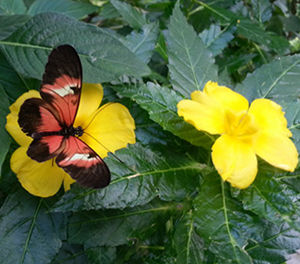
//> input picture image/color_space.jpg, 300 x 264 px
$ ./연습문제17   (built with g++ and OpenCV 4)
//> lines starting //> are read from the running program, lines starting //| are printed output that depends on the picture
#include <opencv2/opencv.hpp>
using namespace cv;
using namespace std;

#include <opencv2/imgproc/types_c.h>

// 전역 변수
bool drawing = false;
int ix, iy, cx, cy;
Mat img;
string title1 = "problem 17";
string title2 = "ROI";

// 마우스 이벤트 콜백 함수
void draw_rectangle(int event, int x, int y, int flags, void* param) {
   switch (event)
   {
   case EVENT_LBUTTONDOWN:
       drawing = true;
       ix = x;
       iy = y;
       break;

   case EVENT_MOUSEMOVE:
       if (drawing) {
           Mat img_copy;
           img.copyTo(img_copy);
           rectangle(img_copy, Point(ix, iy), Point(x, y), Scalar(0, 255, 0), 2);
           imshow(title1, img_copy);
       }
       break;

   case EVENT_LBUTTONUP:
       drawing = false;
       cx = x;
       cy = y;
       Mat img_copy;
       img.copyTo(img_copy);
       rectangle(img_copy, Point(ix, iy), Point(cx, cy), Scalar(0, 255, 0), 2);

       // 선택된 영역 반전
       Mat roi(img_copy, Rect(ix, iy, cx - ix, cy - iy));
	   imshow(title2, roi);
       bitwise_not(roi, roi);

       imshow(title1, img_copy);
       break;
   }
}

// 히스토그램 계산 함수
void  calc_Histo(const Mat& image, Mat& hist, int bins, int range_max = 256)
{
  int      histSize[] = { bins };         // 히스토그램 계급개수
  float   range[] = { 0, (float)range_max };      // 히스토그램 범위
  int      channels[] = { 0 };            // 채널 목록
  int      dims = image.channels();;
  const float* ranges[] = { range };

  calcHist(&image, 1, channels, Mat(), hist, 1, histSize, ranges);
}

// hue 채널에 대한 색상 팔레트 행렬 생성
Mat  make_palatte(int rows)
{
  Mat hsv(rows, 1, CV_8UC3);
  for (int i = 0; i < rows; i++)
  {
     uchar hue = saturate_cast<uchar>((float)i / rows * 180);
     hsv.at<Vec3b>(i) = Vec3b(hue, 255, 255);
  }
  cvtColor(hsv, hsv, CV_HSV2BGR);
  return hsv;
}

// 색상으로 히스토그램 그리기
void draw_histo_hue(Mat hist, Mat& hist_img, Size size = Size(256, 200))
{
  Mat hsv_palatte = make_palatte(hist.rows);

  hist_img = Mat(size, CV_8UC3, Scalar(255, 255, 255));
  float  bin = (float)hist_img.cols / hist.rows;
  normalize(hist, hist, 0, hist_img.rows, NORM_MINMAX);

  for (int i = 0; i < hist.rows; i++)
  {
     float start_x = (i * bin);
     float  end_x = (i + 1) * bin;
     Point2f pt1(start_x, 0);
     Point2f pt2(end_x, hist.at <float>(i));


     Scalar color = hsv_palatte.at<Vec3b>(i);            // 색상팔레트 색지정
     if (pt2.y > 0) rectangle(hist_img, pt1, pt2, color, -1);   // 팔레트 색 그리기
  }
  flip(hist_img, hist_img, 0);
}

int main() {
   // 이미지 파일 읽기
   img = imread("../../image/color_space.jpg", 1);
//> img is the input picture: 264 rows x 300 cols, CV_8UC3; mean B, G, R 61.1, 106, 89.1
   CV_Assert(!img.empty());

   // 윈도우 생성 및 마우스 이벤트 콜백 함수 설정
   namedWindow(title1);
   setMouseCallback(title1, draw_rectangle);

   Mat HSV_img, HSV_arr[3];
  cvtColor(img, HSV_img, CV_BGR2HSV);
//> HSV_img: 264 rows x 300 cols, CV_8UC3; mean H, S, V 57.8, 134.6, 113.2
  split(HSV_img, HSV_arr);
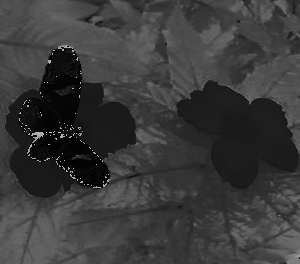
//> HSV_arr[0]: 264 rows x 300 cols, CV_8UC1; min 0, max 179, mean 57.8
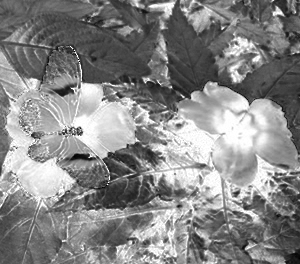
//> HSV_arr[1]: 264 rows x 300 cols, CV_8UC1; min 0, max 255, mean 134.6
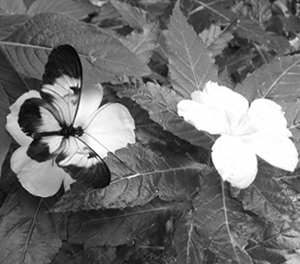
//> HSV_arr[2]: 264 rows x 300 cols, CV_8UC1; min 0, max 255, mean 113.2

  Mat hue_hist, hue_hist_img;
  calc_Histo(HSV_arr[0], hue_hist, 18, 180);// Hue 채널 히스토그램 계산
//> in calc_Histo, `calcHist(&image, 1, channels, Mat(), hist, 1, histSize, ranges);`: hist = 18 values, max 12590 at index 5, min 15 at index 13, mean 4400
//> hue_hist has the same summary as hist in calc_Histo
  draw_histo_hue(hue_hist, hue_hist_img, Size(360, 200)); // 히스토그램 그래프
//> in draw_histo_hue, `hist_img = Mat(size, CV_8UC3, Scalar(255, 255, 255));`: hist_img: 200 rows x 360 cols, CV_8UC3; every value is 255
//> in draw_histo_hue, `normalize(hist, hist, 0, hist_img.rows, NORM_MINMAX);`: hist = 18 values, max 200 at index 5, min 0 at index 13, mean 69.74
//> the loop in draw_histo_hue, `for (int i = 0; i < hist.rows; i++)` made 18 passes
//> pt2 on passes 1 to 12: Point(20, 59.98), Point(40, 29.68), Point(60, 191.1), Point(80, 42.32), Point(100, 88.35), Point(120, 200), Point(140, 180.3), Point(160, 197), Point(180, 163.8), Point(200, 83.29), Point(220, 12.42), Point(240, 0.557)
//> after the loop in draw_histo_hue, `for (int i = 0; i < hist.rows; i++)`:
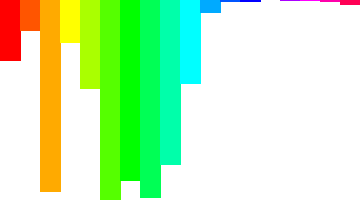
//> hist_img: 200 rows x 360 cols, CV_8UC3; mean B, G, R 184.1, 243.2, 197
//> in draw_histo_hue, `flip(hist_img, hist_img, 0);`:
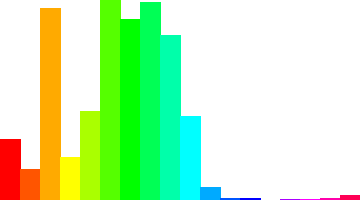
//> hist_img: 200 rows x 360 cols, CV_8UC3; mean B, G, R 184.1, 243.2, 197
//> hue_hist has the same summary as hist in draw_histo_hue

   imshow(title1, img);
   imshow("Histogram", hue_hist_img);

   waitKey();
   return 0;
}

$ run again, with image/affine_test.jpg copied over image/color_space.jpg
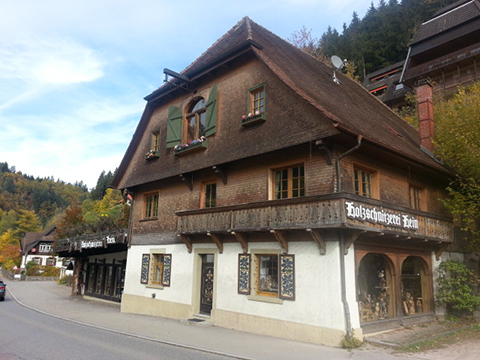
//> input picture image/affine_test.jpg, 480 x 360 px
//> img is the input picture: 360 rows x 480 cols, CV_8UC3; mean B, G, R 121.7, 127.7, 130.5
//> HSV_img: 360 rows x 480 cols, CV_8UC3; mean H, S, V 47.4, 63.1, 139.9
//> `split(HSV_img, HSV_arr);`:
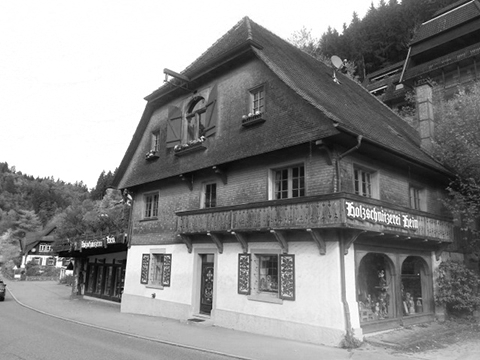
//> HSV_arr[2]: 360 rows x 480 cols, CV_8UC1; min 0, max 255, mean 139.9
//> in calc_Histo, `calcHist(&image, 1, channels, Mat(), hist, 1, histSize, ranges);`: hist = 18 values, max 56982 at index 1, min 673 at index 6, mean 9600
//> `calc_Histo(HSV_arr[0], hue_hist, 18, 180);`: hue_hist has the same summary as hist in calc_Histo
//> in draw_histo_hue, `normalize(hist, hist, 0, hist_img.rows, NORM_MINMAX);`: hist = 18 values, max 200 at index 1, min 0 at index 6, mean 31.71
//> the loop in draw_histo_hue, `for (int i = 0; i < hist.rows; i++)` made 18 passes
//> pt2 on passes 1 to 8: Point(20, 55.92), Point(40, 200), Point(60, 98.93), Point(80, 40.93), Point(100, 2.53), Point(120, 2.77), Point(140, 0), Point(160, 1.89)
//> in draw_histo_hue, `flip(hist_img, hist_img, 0);`:
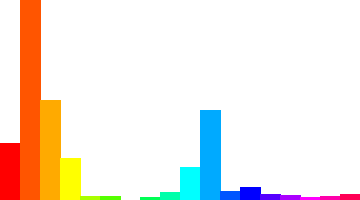
//> hist_img: 200 rows x 360 cols, CV_8UC3; mean B, G, R 224.8, 233.6, 242.9
//> `draw_histo_hue(hue_hist, hue_hist_img, Size(360, 200));`: hue_hist has the same summary as hist in draw_histo_hue

$ run again, with image/affine_test5.jpg copied over image/color_space.jpg
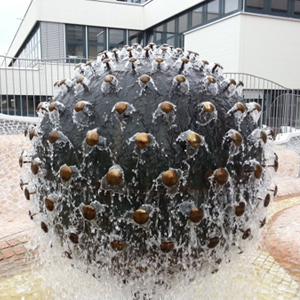
//> input picture image/affine_test5.jpg, 300 x 300 px
//> img is the input picture: 300 rows x 300 cols, CV_8UC3; mean B, G, R 141.5, 144.2, 146.8
//> HSV_img: 300 rows x 300 cols, CV_8UC3; mean H, S, V 59.8, 25.6, 150.2
//> `split(HSV_img, HSV_arr);`:
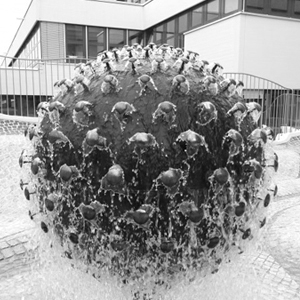
//> HSV_arr[2]: 300 rows x 300 cols, CV_8UC1; min 0, max 255, mean 150.2
//> in calc_Histo, `calcHist(&image, 1, channels, Mat(), hist, 1, histSize, ranges);`: hist = 18 values, max 21459 at index 1, min 288 at index 15, mean 5000
//> `calc_Histo(HSV_arr[0], hue_hist, 18, 180);`: hue_hist has the same summary as hist in calc_Histo
//> in draw_histo_hue, `normalize(hist, hist, 0, hist_img.rows, NORM_MINMAX);`: hist = 18 values, max 200 at index 1, min 0 at index 15, mean 44.51
//> the loop in draw_histo_hue, `for (int i = 0; i < hist.rows; i++)` made 18 passes
//> pt2 on passes 1 to 8: Point(20, 71.07), Point(40, 200), Point(60, 86.78), Point(80, 48.2), Point(100, 5.36), Point(120, 33.25), Point(140, 2.42), Point(160, 43)
//> in draw_histo_hue, `flip(hist_img, hist_img, 0);`:
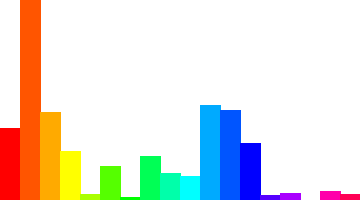
//> hist_img: 200 rows x 360 cols, CV_8UC3; mean B, G, R 218.9, 225.3, 228.3
//> `draw_histo_hue(hue_hist, hue_hist_img, Size(360, 200));`: hue_hist has the same summary as hist in draw_histo_hue
